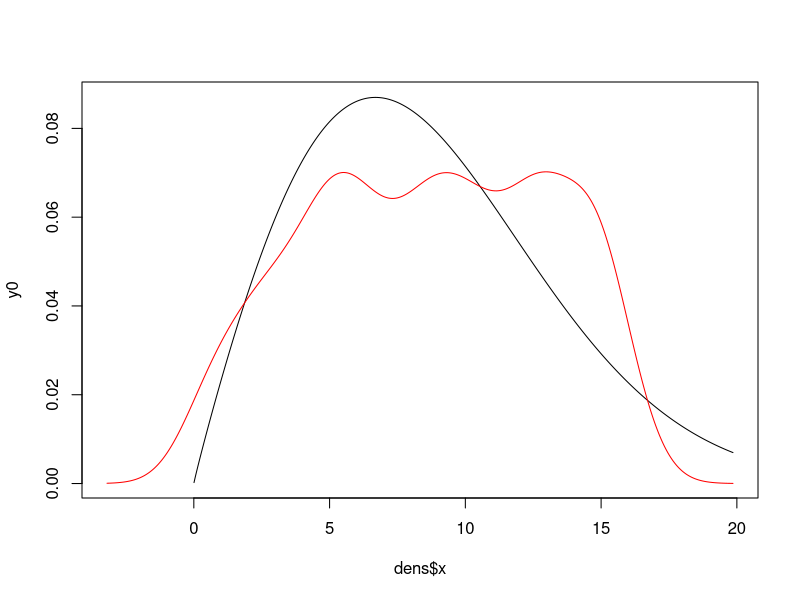
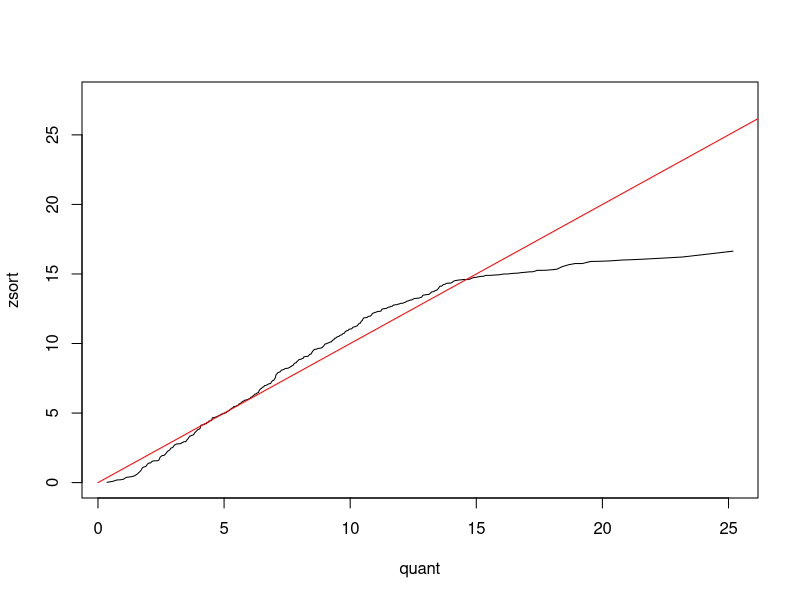

Recreate these plots in R, in order.
#PROGRAM TO COMPUTE MAXIMUM LIKELIHOOD ESTIMATES FOR THE WEIBULL DISTRIBUTION
#AND POINTWISE CONFIDENCE INTERVAL FOR THE CUMULATIVE DISTRIBUTION FUNCTION
#INCLUDES ALSO MODEL CHECKING

set.seed(5074283)
cat('\n')

#READ DATA
indat = read.table("ex9dat.txt")
z = indat[,1]
n = length(z)

#WEIBULL CDF
wbcdf = function(theta,xv) {
  th1 = theta[1]
  th2 = theta[2]
  eth1 = exp(th1)
  eth2 = exp(th2)
  cdfval= 1 - exp(-(eth1*xv)^eth2)
  return(cdfval)
}  

#INVERSE WEIBULL CDF
#WEIBULL CDF
wbcdf_inv = function(theta,uu) {
  th1 = theta[1]
  th2 = theta[2]
  eth2 = exp(th2)
  invcdf = exp(log(-log(1-uu))/eth2 - th1)
  return(invcdf)
}  

#GRADIENT OF WEIBULL CDF
wbcdfgrd = function(theta,x) {
  th1 = theta[1]
  th2 = theta[2]
  eth1 = exp(th1)
  eth2 = exp(th2)
  expexp = eth1^eth2
  expexpxx = (eth1*x)^eth2
  srv = exp(-expexpxx)
  G1 = srv*eth2*expexpxx
  G2 = srv*eth2*expexpxx*(log(x)+th1)
  return(c(G1,G2))
}  

#WEIBULL DENSITY
wbdens = function(theta,x) {
  th1 = theta[1]
  th2 = theta[2]
  eth1 = exp(th1)
  eth2 = exp(th2)
  expexpxx1 = (eth1*x)^(eth2-1)
  expexpxx2 = (eth1*x)^eth2
  dens = eth1*eth2*expexpxx1*exp(-expexpxx2)
  return(dens)
}  
  
#LOG-LIKELIHOOD FUNCTION
llfun = function(theta,x) {
  dens = wbdens(theta,x)
  llval = sum(log(dens))
  return(llval)
}

#GRADIENT OF LOG-LIKELIHOOD FUNCTION
llgrd = function(theta,x) {
  th1 = theta[1]
  th2 = theta[2]
  eth1 = exp(th1)
  eth2 = exp(th2)
  expexp = eth1^eth2
  n = length(x)
  xeth2 = x^eth2 
  slogx = sum(log(x))
  sxeth2 = sum(xeth2)
  slxeth2 = sum(log(x)*xeth2)
  G1 = n*eth2 - eth2*expexp*sxeth2
  G2 = n*th1*eth2 + n + eth2*slogx - th1*eth2*expexp*sxeth2 - eth2*expexp*slxeth2 
  grdval = c(G1,G2)
  return(grdval)
}

#HESSIAN OF LOG-LIKELIHOOD FUNCTION
llhess = function(theta,x) {
  th1 = theta[1]
  th2 = theta[2]
  eth1 = exp(th1)
  eth2 = exp(th2)
  expexp = eth1^eth2
  n = length(x)
  xeth2 = x^eth2 
  slogx = sum(log(x))
  sxeth2 = sum(xeth2)
  slxeth2 = sum(log(x)*xeth2)
  sl2xeth2 = sum((log(x)^2)*xeth2)
  hess = matrix(0,2,2)
  hess[1,1] = -(eth2^2)*expexp*sxeth2 
  hess[1,2] = n*eth2 - eth2*expexp*sxeth2 - th1*(eth2^2)*expexp*sxeth2 -
    (eth2^2)*expexp*slxeth2
  hess[2,1] = hess[1,2]
  hess[2,2] = n*th1*eth2 + eth2*slogx - th1*eth2*expexp*sxeth2 - (th1^2)*(eth2^2)*expexp*sxeth2 -
    th1*(eth2^2)*expexp*slxeth2 - eth2*expexp*slxeth2 - th1*(eth2^2)*expexp*slxeth2 -
    (eth2^2)*expexp*sl2xeth2
  return(hess)
}

#SEARCH FOR STARTING VALUES
#WE HAD TO FIDDLE WITH THE SEARCH METHOD (trying different values of K and sig) 
#TO GET A GOOD STARTING VALUE
K = 50
sig = 1
cvals = rnorm(K,0,sig)
dvals = rnorm(K,0,sig)
lval = rep(0,K)
for (k in 1:K) {
  theta = c(cvals[k],dvals[k])
  lval[k] = llfun(theta,z)
}
k_opt = which.max(lval)
thtcur = c(cvals[k_opt],dvals[k_opt])

#SET UP FOR NEWTON-RAPHSON ITERATIONS
maxiter = 50
tol = 1e-6
diff = 99
iter = 0
rescur = c(0,thtcur)
rslts_mle = NULL

#CARRY OUT NEWTON-RAPHSON ITERATIONS
while ((iter < maxiter) & (diff > tol)) {
  grdval = llgrd(thtcur,z)
  rescur = c(rescur,grdval)
  rslts_mle = rbind(rslts_mle,rescur)
  iter = iter + 1
  hess = llhess(thtcur,z)
  step = solve(hess,grdval)
  thtcur = thtcur - step
  rescur = c(iter,thtcur)
  diff = max(abs(step))
}
grdval = llgrd(thtcur,z)
rescur = c(rescur,grdval)
rslts_mle = rbind(rslts_mle,rescur)
thtfin = thtcur

#PRINT RESULTS
rslts = as.data.frame(rslts_mle)
rownames(rslts_mle) = NULL
colnames(rslts_mle) = c('iter', 'th1', 'th2', 'g1', 'g2')
print(rslts_mle)
cat('\n')

#COVARIANCE MATRIX OF MLE = INVERSE INFORMATION MATRIX
vmat = -solve(llhess(thtfin,z)/n)

#CONFIDENCE INTERVAL FOR CDF AT THE POINT a=12
a=12
alf = 0.05
za = qnorm(1-alf/2)
Fhat = wbcdf(thtfin,a)
Fgrdcur = wbcdfgrd(thtfin,a)
gam2mod = t(Fgrdcur) %*% vmat %*% Fgrdcur
cihw = za*sqrt(gam2mod)/sqrt(n)
F_lo = Fhat - cihw
F_hi = Fhat + cihw
print(cbind(a,Fhat,F_lo,F_hi))

#ALTERNATE CONFIDENCE INTERVAL
th1 = thtfin[1]
th2 = thtfin[2]
eth2 = exp(th2)
alog = log(a)
arg = eth2*(th1+alog)
arggrd = rep(0,2)
arggrd[1] = eth2
arggrd[2] = arg
gam_alt = t(arggrd) %*% vmat %*% arggrd
cihw1 = za*sqrt(gam_alt)/sqrt(n)
arg_lo = arg - cihw1
arg_hi = arg + cihw1
F_lo_alt = 1 - exp(-exp(arg_lo))
F_hi_alt = 1 - exp(-exp(arg_hi))
print(cbind(a,Fhat,F_lo_alt,F_hi_alt))

#DENSITY PLOT
dens = density(z,bw='SJ')
y0 = wbdens(thtfin,dens$x)
plot(dens$x,y0,type='l')
lines(dens$x,dens$y,col='red')

#QQ PLOT
uvec = ((1:n)-0.375)/(n+0.25)
quant = wbcdf_inv(thtfin,uvec)
zsort = sort(z)
plmax = 1.1*max(c(zsort,quant))
plot(quant,zsort,ylim=c(0,plmax),type='l')
lines(c(0,plmax),c(0,plmax),col='red')


